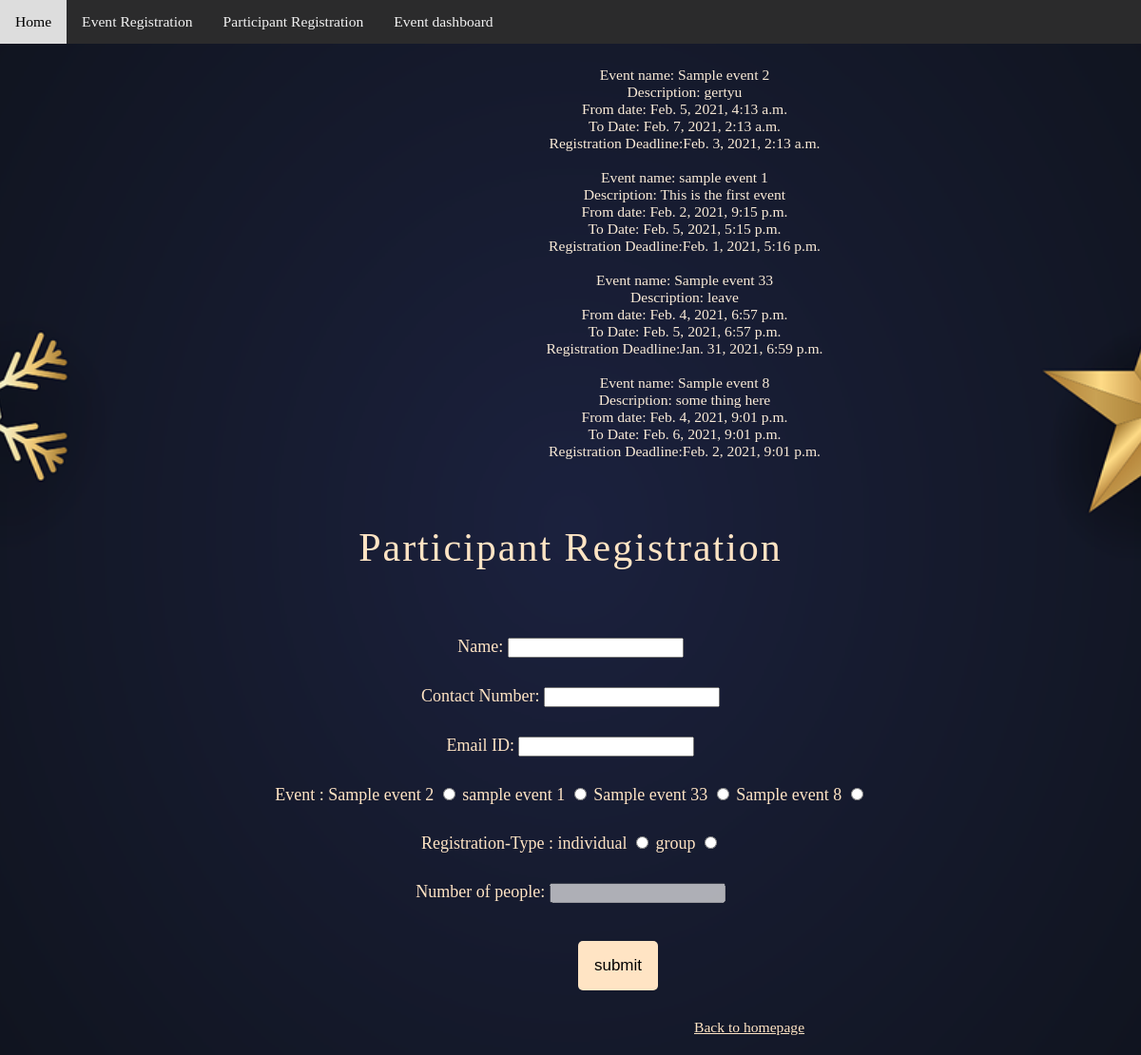
Page /eventlist on the committed database.
### home/models.py (models this page shows, shortened)
class Everegis(models.Model):
    id= models.AutoField(auto_created=True, primary_key=True, serialize=False, verbose_name ='ID')
    eventname = models.CharField(max_length= 100)
    description = models.CharField(max_length=500)
    location = models.CharField(max_length=300)
    fromdate = models.DateTimeField()
    todatee = models.DateTimeField()
    deadline = models.DateTimeField()
    hostmail = models.CharField(max_length=100)
    hostPassword = models.CharField(max_length=10)

### home/views.py (the view, shortened to what this page needs)
# urls.py: path('eventlist', views.Abc.eventlist),
    def eventlist(request):
        b=[]
        utc=pytz.UTC
        now = datetime.datetime.now()
        eventregis = Everegis.objects.all()
        for event in eventregis:
            deadline= event.deadline
            if deadline.replace(tzinfo=utc) > now.replace(tzinfo=utc):
                b.append(event)
        return render(request, 'eventlist.html', {'eventregis': b})

### templates/eventlist.html (shortened to what this page needs)
{% extends 'base.html' %}
{% block body %}
<!DOCTYPE html>
<html lang="en">
<head>
    <link rel="stylesheet" href="static/style.css">
</head>
<body>
    <div class="list">
        <ul>
            {% for eventregi in eventregis %}
                <li> Event name: {{eventregi.eventname}}</li>
                <li>Description: {{eventregi.description}}</li>
                <li>From date: {{eventregi.fromdate}}</li>
                <li>To Date: {{eventregi.todatee}}</li>
                <li>Registration Deadline:{{eventregi.deadline}}</li>
                <br>
            {% endfor %}
        </ul>
    </div>
    <div class="heading">Participant Registration</div>
    <form id="formmi" method="POST" action="/eventlist">
        <div class="col1">
            <label for="name">Name:</label>
            <input type="text" id="name" name="name" required>
        </div>
        <div class="col2">
            <label for="phone">Contact Number:</label>
            <input type="number" id="phone" name="phone" required>
        </div>
        <div class="col3">
            <label for="email">Email ID:</label>
            <input type="email" id="email" name="email" required>
        </div>
        <div class="col4">
            Event :
            {% for eventregi in eventregis %}
            <label for="{{eventregi.eventname}}">{{eventregi.eventname}}</label>
            <input type="radio" id="{{eventregi.eventname}}" name="eventType" class="eve" value="{{eventregi.id}}">
             {% endfor %}
        </div>
        <div class="col5">
            Registration-Type :
            <label for="individual">individual</label>
            <input type="radio" id="individual" name="registration" class="er" value="individual">
            <label for="group">group</label>
            <input type="radio" id="group" name="registration" class="er" value="group">
        </div>
        <div class="col6">
            <label for="people">Number of people:</label>
            <input type="number" min="2" name="people" id="people" disabled>
        </div>
        <div class="sub">
            <button class="submit" type="submit" id="submit" value="submit">submit</button>
        </div>
    </form>
    <div class="link"><a href="/homepage"> Back to homepage </a> </div>
</body>
</html>
{% endblock body %}

### templates/base.html (shortened to what this page needs)
<!DOCTYPE html>
<html lang="en">
<head>
    <link rel="stylesheet" href="static/basestyle.css">
</head>
<body>
    <div class="nav">
        <a href="/homepage" class="ho">Home</a>
        <a href="/everegis" class="everegister">Event Registration</a>
        <a href="/eventlist" class="parti">Participant Registration</a>
        <a href="/eventdash" class="evedashboard">Event dashboard</a>
    </div>
{% block body %} {% endblock body %}
</body>
</html>

### static/basestyle.css (style rules this page uses)
body { margin: 0; }
.nav { overflow: hidden; background-color: rgb(43, 43, 44); position: fixed; top: 0; width: 100%; }
.nav a { float: left; display: block; color: #f2f2f2; text-align: center; padding: 14px 16px; text-decoration: none; font-size: 1.3vw; }

### static/style.css (style rules this page uses)
html { background: url('im22.jpg') no-repeat center center fixed; -webkit-background-size: cover; -moz-background-size: cover; -o-background-size: cover; background-size: cover; }
.list { font-size: 1.3vw; margin-top: 70px; width: 50%; margin-left: 400px; color: antiquewhite; text-align: center; }
ul { list-style-type: none; }
.heading { font-family: 'Trebuchet MS'; margin-top: 50px; margin-bottom: 70px; text-align: center; color: bisque; font-size: 3.5vw; box-shadow: 20px; letter-spacing: 2px; }
.col1,.col2,.col3,.col4,.col5,.col6 { margin-top: 30px; font-size: 1.5vw; text-align: center; color: bisque; font-family: "candara"; }
.submit { text-align: center; background-color: bisque; width: auto; font-size: 24px; padding: 16px 17px; font-size: 17px; border: none; border-radius: 5px; -moz-border-radius: 5px; -webkit-border-radius: 5px; -o-border-radius: 5px; -ms-border-radius: 5px; cursor: pointer; margin-left: 100px; cursor: pointer; }
.sub { margin-top: 40px; text-align: center; }
.link { font-size: 1.3vw; margin-top: 30px; color: red; margin-left:730px; margin-bottom: 20px; }
a { color: bisque; }

### rows in the picture
Everegis: eventname "Sample event 2", description "gertyu", fromdate "Feb. 5, 2021, 4:13 a.m.", todatee "Feb. 7, 2021, 2:13 a.m.", deadline "Feb. 3, 2021, 2:13 a.m."
Everegis: eventname "sample event 1", description "This is the first event", fromdate "Feb. 2, 2021, 9:15 p.m.", todatee "Feb. 5, 2021, 5:15 p.m.", deadline "Feb. 1, 2021, 5:16 p.m."
Everegis: eventname "Sample event 33", description "leave", fromdate "Feb. 4, 2021, 6:57 p.m.", todatee "Feb. 5, 2021, 6:57 p.m.", deadline "Jan. 31, 2021, 6:59 p.m."
Everegis: eventname "Sample event 8", description "some thing here", fromdate "Feb. 4, 2021, 9:01 p.m.", todatee "Feb. 6, 2021, 9:01 p.m.", deadline "Feb. 2, 2021, 9:01 p.m."
